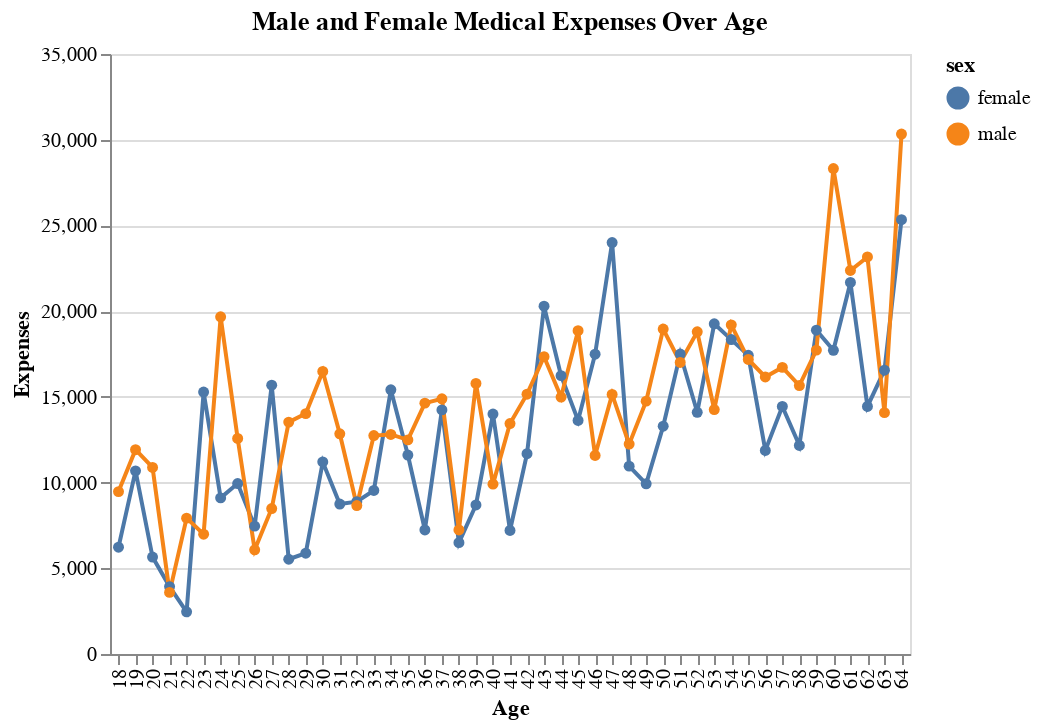

The cell this chart's notebook holds for it:
### Markdown cell above
**Let's see how much money males and females spending for medical treatments during their lifetime**

### Code cell
training_df = X_train
training_df['charges'] = y_train


alt.Chart(training_df.groupby(['age','sex']).mean().reset_index()).mark_line(point = True).encode(
    alt.X('age:N', title = 'Age'),
    alt.Y('charges:Q', title = 'Expenses'),
    alt.Color('sex:N')
).properties(title='Male and Female Medical Expenses Over Age')

### Figure 1 — Vega-Lite specification as saved in the notebook (floating-point values rounded to 4 significant figures)
{"$schema": "https://vega.github.io/schema/vega-lite/v3.4.0.json", "config": {"mark": {"tooltip": null}, "view": {"height": 300, "width": 400}}, "data": {"name": "data-d95cdd9419c0130b7b2385a28cd234b4"}, "datasets": {"data-d95cdd9419c0130b7b2385a28cd234b4": [{"age": 18, "bmi": 32.16, "charges": 6228.0, "children": 0.3182, "sex": "female"}, {"age": 18, "bmi": 30.69, "charges": 9473.0, "children": 0.6154, "sex": "male"}, {"age": 19, "bmi": 29.64, "charges": 10680.0, "children": 0.4783, "sex": "female"}, {"age": 19, "bmi": 28.82, "charges": 11920.0, "children": 0.28, "sex": "male"}, {"age": 20, "bmi": 30.45, "charges": 5658.0, "children": 0.6, "sex": "female"}, {"age": 20, "bmi": 33.27, "charges": 10880.0, "children": 1.556, "sex": "male"}, {"age": 21, "bmi": 28.96, "charges": 3931.0, "children": 0.6667, "sex": "female"}, {"age": 21, "bmi": 29.37, "charges": 3594.0, "children": 0.5, "sex": "male"}, {"age": 22, "bmi": 27.69, "charges": 2460.0, "children": 0, "sex": "female"}, {"age": 22, "bmi": 32.14, "charges": 7925.0, "children": 0.5, "sex": "male"}, {"age": 23, "bmi": 30.91, "charges": 15280.0, "children": 1, "sex": "female"}, {"age": 23, "bmi": 30.49, "charges": 6986.0, "children": 1.083, "sex": "male"}, {"age": 24, "bmi": 24.99, "charges": 9106.0, "children": 0, "sex": "female"}, {"age": 24, "bmi": 30.8, "charges": 19670.0, "children": 0.5, "sex": "male"}, {"age": 25, "bmi": 30.97, "charges": 9943.0, "children": 0.5556, "sex": "female"}, {"age": 25, "bmi": 29.4, "charges": 12580.0, "children": 1.091, "sex": "male"}, {"age": 26, "bmi": 29.98, "charges": 7459.0, "children": 1.25, "sex": "female"}, {"age": 26, "bmi": 30.36, "charges": 6078.0, "children": 1, "sex": "male"}, {"age": 27, "bmi": 27.7, "charges": 15680.0, "children": 0.8182, "sex": "female"}, {"age": 27, "bmi": 30.44, "charges": 8486.0, "children": 0.9167, "sex": "male"}, {"age": 28, "bmi": 28.91, "charges": 5527.0, "children": 0.9167, "sex": "female"}, {"age": 28, "bmi": 32.36, "charges": 13530.0, "children": 1.125, "sex": "male"}, {"age": 29, "bmi": 30.73, "charges": 5882.0, "children": 0.8571, "sex": "female"}, {"age": 29, "bmi": 30.03, "charges": 14020.0, "children": 1.429, "sex": "male"}, {"age": 30, "bmi": 30.08, "charges": 11200.0, "children": 1.75, "sex": "female"}, {"age": 30, "bmi": 34.16, "charges": 16480.0, "children": 2, "sex": "male"}, {"age": 31, "bmi": 29.51, "charges": 8744.0, "children": 1.077, "sex": "female"}, {"age": 31, "bmi": 31.27, "charges": 12850.0, "children": 1.917, "sex": "male"}, {"age": 32, "bmi": 31.51, "charges": 8885.0, "children": 1.2, "sex": "female"}, {"age": 32, "bmi": 33.96, "charges": 8660.0, "children": 1.375, "sex": "male"}, {"age": 33, "bmi": 28.06, "charges": 9541.0, "children": 1.3, "sex": "female"}, {"age": 33, "bmi": 31.2, "charges": 12740.0, "children": 2, "sex": "male"}, {"age": 34, "bmi": 31.76, "charges": 15410.0, "children": 1.143, "sex": "female"}, {"age": 34, "bmi": 29.71, "charges": 12810.0, "children": 0.9091, "sex": "male"}, {"age": 35, "bmi": 33.43, "charges": 11610.0, "children": 1.25, "sex": "female"}, {"age": 35, "bmi": 30.58, "charges": 12490.0, "children": 1.571, "sex": "male"}, {"age": 36, "bmi": 26.35, "charges": 7235.0, "children": 1.222, "sex": "female"}, {"age": 36, "bmi": 31.64, "charges": 14630.0, "children": 1.833, "sex": "male"}, {"age": 37, "bmi": 29.49, "charges": 14240.0, "children": 1.857, "sex": "female"}, {"age": 37, "bmi": 31.73, "charges": 14890.0, "children": 1.818, "sex": "male"}, {"age": 38, "bmi": 30.39, "charges": 6496.0, "children": 1.5, "sex": "female"}, {"age": 38, "bmi": 26.2, "charges": 7238.0, "children": 1.444, "sex": "male"}, {"age": 39, "bmi": 30.11, "charges": 8693.0, "children": 2.75, "sex": "female"}, {"age": 39, "bmi": 29.16, "charges": 15780.0, "children": 1.857, "sex": "male"}, {"age": 40, "bmi": 29.8, "charges": 14000.0, "children": 1.692, "sex": "female"}, {"age": 40, "bmi": 31.1, "charges": 9909.0, "children": 1.6, "sex": "male"}, {"age": 41, "bmi": 32.84, "charges": 7206.0, "children": 1.4, "sex": "female"}, {"age": 41, "bmi": 32.17, "charges": 13450.0, "children": 1.6, "sex": "male"}, {"age": 42, "bmi": 30.56, "charges": 11690.0, "children": 0.5, "sex": "female"}, {"age": 42, "bmi": 27.79, "charges": 15160.0, "children": 1.1, "sex": "male"}, {"age": 43, "bmi": 31.71, "charges": 20290.0, "children": 1.4, "sex": "female"}, {"age": 43, "bmi": 31.23, "charges": 17350.0, "children": 2.333, "sex": "male"}, {"age": 44, "bmi": 29.62, "charges": 16240.0, "children": 0.8182, "sex": "female"}, {"age": 44, "bmi": 30.64, "charges": 14990.0, "children": 1.583, "sex": "male"}, {"age": 45, "bmi": 31.24, "charges": 13620.0, "children": 1.6, "sex": "female"}, {"age": 45, "bmi": 28.71, "charges": 18860.0, "children": 1.857, "sex": "male"}, {"age": 46, "bmi": 30.61, "charges": 17490.0, "children": 1.111, "sex": "female"}, {"age": 46, "bmi": 32.61, "charges": 11580.0, "children": 1.833, "sex": "male"}, {"age": 47, "bmi": 31.49, "charges": 24000.0, "children": 0.8, "sex": "female"}, {"age": 47, "bmi": 31.04, "charges": 15140.0, "children": 1.8, "sex": "male"}, {"age": 48, "bmi": 29.89, "charges": 10960.0, "children": 1.444, "sex": "female"}, {"age": 48, "bmi": 33.08, "charges": 12240.0, "children": 1.5, "sex": "male"}, {"age": 49, "bmi": 30.96, "charges": 9927.0, "children": 1.75, "sex": "female"}, {"age": 49, "bmi": 30.12, "charges": 14750.0, "children": 1.25, "sex": "male"}, {"age": 50, "bmi": 28.08, "charges": 13290.0, "children": 2.125, "sex": "female"}, {"age": 50, "bmi": 33.15, "charges": 18960.0, "children": 1, "sex": "male"}, {"age": 51, "bmi": 32.04, "charges": 17500.0, "children": 1.071, "sex": "female"}, {"age": 51, "bmi": 31.64, "charges": 17010.0, "children": 1.556, "sex": "male"}, {"age": 52, "bmi": 30.6, "charges": 14100.0, "children": 1, "sex": "female"}, {"age": 52, "bmi": 33.09, "charges": 18790.0, "children": 1.727, "sex": "male"}, {"age": 53, "bmi": 32.46, "charges": 19260.0, "children": 1.556, "sex": "female"}, {"age": 53, "bmi": 30.17, "charges": 14260.0, "children": 0.7273, "sex": "male"}, {"age": 54, "bmi": 33.76, "charges": 18340.0, "children": 1.6, "sex": "female"}, {"age": 54, "bmi": 30.31, "charges": 19200.0, "children": 1, "sex": "male"}, {"age": 55, "bmi": 31.47, "charges": 17420.0, "children": 1.3, "sex": "female"}, {"age": 55, "bmi": 32.34, "charges": 17180.0, "children": 0.5455, "sex": "male"}, {"age": 56, "bmi": 29.99, "charges": 11880.0, "children": 0.8182, "sex": "female"}, {"age": 56, "bmi": 31.37, "charges": 16160.0, "children": 0.9167, "sex": "male"}, {"age": 57, "bmi": 27.91, "charges": 14440.0, "children": 1.125, "sex": "female"}, {"age": 57, "bmi": 35.13, "charges": 16720.0, "children": 0.4, "sex": "male"}, {"age": 58, "bmi": 31.17, "charges": 12170.0, "children": 0.1111, "sex": "female"}, {"age": 58, "bmi": 35.33, "charges": 15660.0, "children": 0.3333, "sex": "male"}, {"age": 59, "bmi": 30.74, "charges": 18890.0, "children": 1.333, "sex": "female"}, {"age": 59, "bmi": 30.44, "charges": 17730.0, "children": 0.9167, "sex": "male"}, {"age": 60, "bmi": 28.51, "charges": 17720.0, "children": 0.1, "sex": "female"}, {"age": 60, "bmi": 30.98, "charges": 28320.0, "children": 0.8571, "sex": "male"}, {"age": 61, "bmi": 33.14, "charges": 21670.0, "children": 0.7778, "sex": "female"}, {"age": 61, "bmi": 33.74, "charges": 22370.0, "children": 0.4444, "sex": "male"}, {"age": 62, "bmi": 34.44, "charges": 14440.0, "children": 1.167, "sex": "female"}, {"age": 62, "bmi": 34.08, "charges": 23160.0, "children": 0.5, "sex": "male"}, {"age": 63, "bmi": 32.03, "charges": 16560.0, "children": 0.1667, "sex": "female"}, {"age": 63, "bmi": 35.38, "charges": 14080.0, "children": 0.75, "sex": "male"}, {"age": 64, "bmi": 31.69, "charges": 25340.0, "children": 0.8889, "sex": "female"}, {"age": 64, "bmi": 34.85, "charges": 30330.0, "children": 0.6, "sex": "male"}]}, "encoding": {"color": {"field": "sex", "type": "nominal"}, "x": {"field": "age", "title": "Age", "type": "nominal"}, "y": {"field": "charges", "title": "Expenses", "type": "quantitative"}}, "mark": {"point": true, "type": "line"}, "title": "Male and Female Medical Expenses Over Age"}
